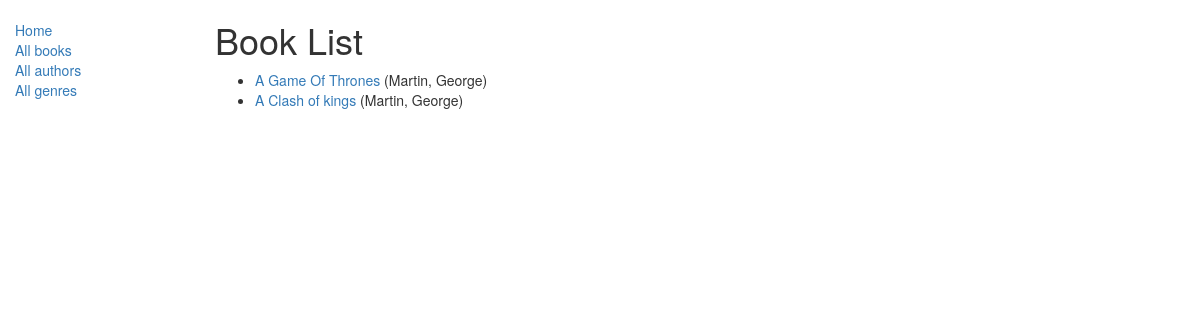
/catalog/books/, run on an earlier commit of the app's database.
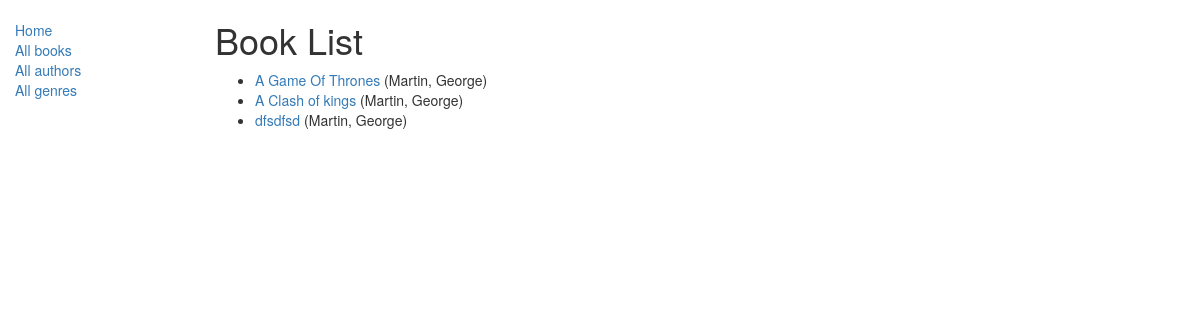
And on a later commit of the database.
### catalog/models.py (models this page shows, shortened)
class Book(models.Model):
    title = models.CharField(max_length=30, help_text='Enter tile of a book')
    author = models.ForeignKey('Author', on_delete=models.SET_NULL, null=True)
    summary = models.TextField(max_length=1000, help_text='Enter a brief description of the book')
    isbn = models.CharField('ISBN', max_length=13, help_text='13 Chararcter <a href="https://www.isbn-international.org/connect/what-isbn">ISBN number</a>')
    genre = models.ManyToManyField(Genre, help_text="Select a genre for this book")
    date_of_dev = models.DateField(null=True, blank=True)
    def get_absolute_url(self):
        return reverse('book-detail', args=[str(self.id)])

class Author(models.Model):
    first_name = models.CharField(max_length=100)
    last_name = models.CharField(max_length=100)
    biography = models.TextField(default="no biography", max_length=1000, help_text='Enter a biography')
    date_of_birth = models.DateField(null=True, blank=True)
    date_of_death = models.DateField('Died', null=True, blank=True)
    def __str__(self):
        return '%s, %s' % (self.last_name, self.first_name)
    class Meta:
        ordering = ['last_name']

### catalog/views.py (the view)
# urls.py: path('books/', views.BookListView.as_view(), name='books'),
class BookListView(generic.ListView):
    model = Book

### catalog/templates/catalog/book_list.html
{% extends "base_generic.html" %}
{% block content %}
    <h1>Book List</h1>
    {% if book_list %}
    <ul>
      {% for book in book_list %}
      <li>
        <a href="{{ book.get_absolute_url }}">{{ book.title }}</a> ({{book.author}})
      </li>
      {% endfor %}
    </ul>
    {% else %}
      <p>There are no books in the library.</p>
    {% endif %}
{% endblock %}

What changed in the data, as far as the page shows it:
added Book: title "dfsdfsd", author "Martin, George"
